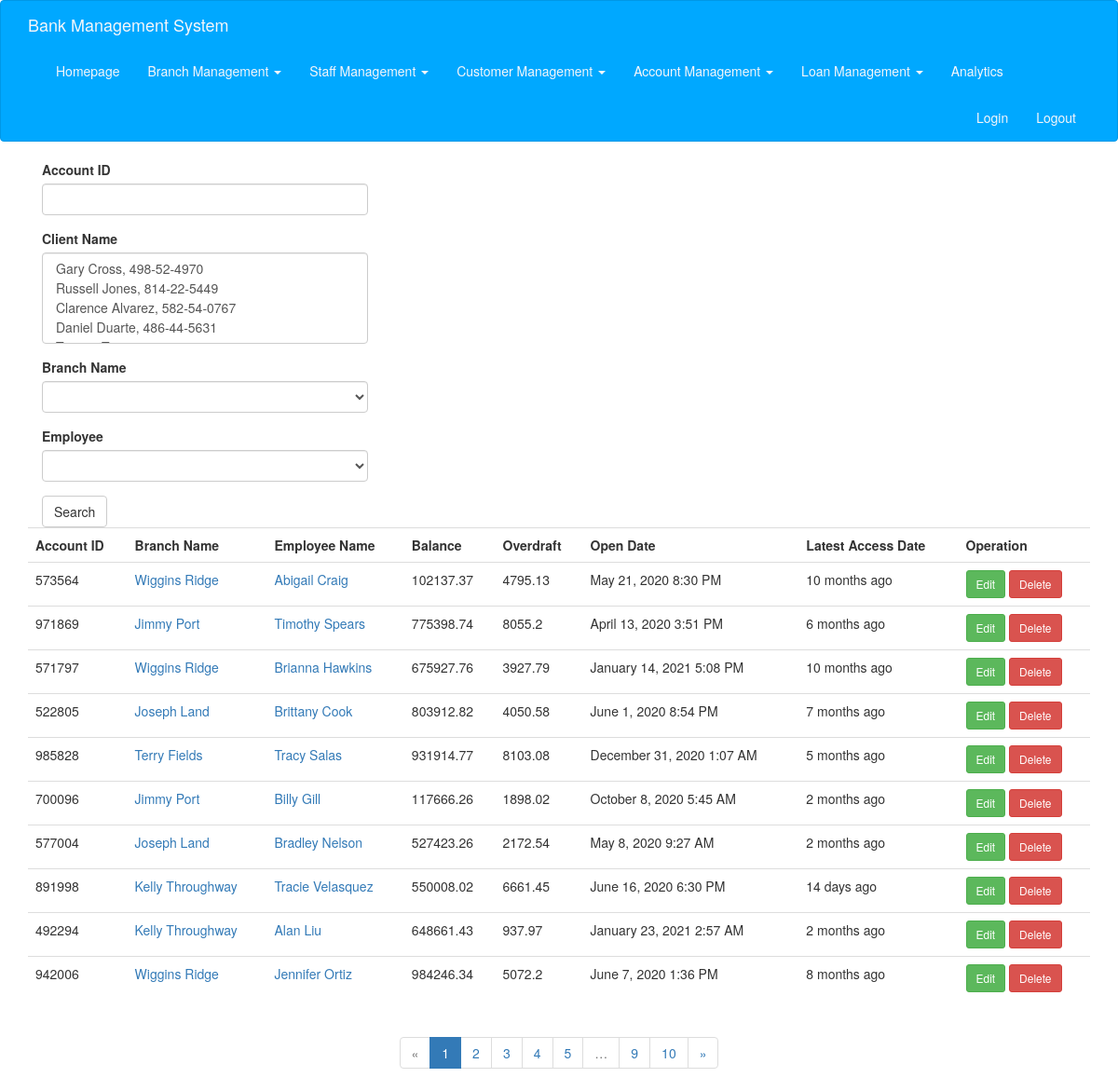
Page /check_account on the earlier database version.
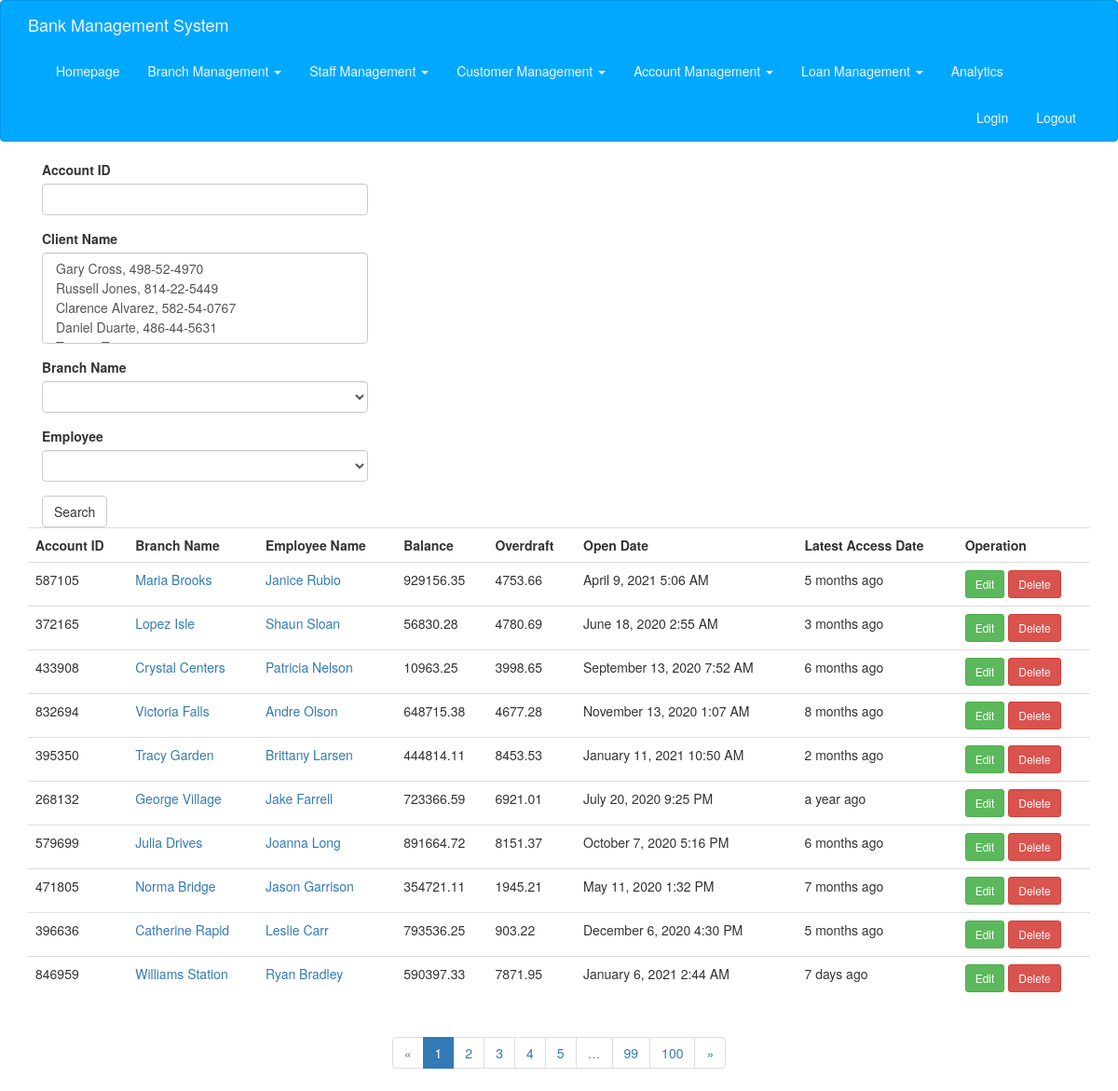
Same page on the later database version.
### app/models.py (models this page shows, shortened)
class CheckAccount(db.Model):
    __tablename__ = 'checks'
    id = db.Column(db.String(20), primary_key=True)
    branch_name = db.Column(db.String(100), db.ForeignKey('branches.name'))
    employee_id = db.Column(db.String(20), db.ForeignKey('employees.id'))
    balance = db.Column(db.Float)
    open_date = db.Column(db.DateTime, default=datetime.utcnow)
    over_draft = db.Column(db.Float)
    last_access_date = db.Column(db.DateTime, default=datetime.utcnow)
    clients = db.relationship(
        'ClientCheck',
        foreign_keys=[ClientCheck.check_id],
        backref=db.backref('check_account', lazy='joined'),
        lazy='dynamic',
        cascade='all, delete-orphan'
    )

class Branch(db.Model):
    __tablename__ = 'branches'
    name = db.Column(db.String(100), primary_key=True)
    city = db.Column(db.String(20))
    asset = db.Column(db.Integer)
    employees = db.relationship('Employee', backref='branch', lazy='dynamic')
    loans = db.relationship('Loan', backref='branch', lazy='dynamic')
    saving_accounts = db.relationship(
        'SavingAccount', backref='branch', lazy='dynamic')
    check_accounts = db.relationship(
        'CheckAccount', backref='branch', lazy='dynamic')

class Employee(db.Model):
    __tablename__ = 'employees'
    id = db.Column(db.String(20), primary_key=True)
    branch_name = db.Column(db.String(100), db.ForeignKey('branches.name'))
    name = db.Column(db.String(20))
    phone = db.Column(db.String(15))
    address = db.Column(db.String(256))
    enroll_date = db.Column(db.Date, default=date.today())
    saving_accounts_managed = db.relationship(
        'SavingAccount', backref='employee', lazy='dynamic')
    check_accounts_managed = db.relationship(
        'CheckAccount', backref='employee', lazy='dynamic')
    loans_managed = db.relationship('Loan', backref='employee', lazy='dynamic')

### app/main/views.py (the view, shortened to what this page needs)
@main.route('/check_account', methods=['GET', 'POST'])
def check_account():
    form = CheckAccountSearchForm()
    query = CheckAccount.query
    search_ca_id = request.cookies.get('search_ca_id', '')
    search_ca_branch_name = request.cookies.get('search_ca_branch_name', '')
    search_ca_employee_id = request.cookies.get('search_ca_employee_id', '')
    search_ca_clients = request.cookies.get('search_ca_clients', '')
    if search_ca_clients != '':
        search_ca_clients = search_ca_clients.split(',')
    else:
        search_ca_clients = []
    if search_ca_id != '':
        query = query.filter_by(id=search_ca_id)
        form.id.data = search_ca_id
    if search_ca_branch_name != '':
        query = query.filter_by(branch_name=search_ca_branch_name)
        form.branch_name.data = search_ca_branch_name
    if search_ca_employee_id != '':
        query = query.filter_by(employee_id=search_ca_employee_id)
        form.employee_id.data = search_ca_employee_id
    if search_ca_clients != []:
        for c_id in search_ca_clients:
            query = query.filter(CheckAccount.clients.any(client_id=c_id))
        form.clients.data = search_ca_clients
    page = request.args.get('page', 1, type=int)
    pagination = query.paginate(
        page, per_page=current_app.config['ITEMS_PER_PAGE'], error_out=False)
    check_accounts = pagination.items
    return render_template('check_account.html', form=form, check_accounts=check_accounts, pagination=pagination)

### app/main/forms.py
class CheckAccountSearchForm(FlaskForm):
    id = StringField("Account ID", validators=[])
    clients = SelectMultipleField("Client Name", validators=[])
    branch_name = SelectField('Branch Name')
    employee_id = SelectField('Employee')
    submit = SubmitField("Search")
    def __init__(self, *args, **kwargs):
        super(CheckAccountSearchForm, self).__init__(*args, **kwargs)
        self.branch_name.choices = [('', '')]
        self.branch_name.choices.extend([(branch.name, branch.name)
                             for branch in Branch.query.all()])
        self.clients.choices = [(client.id, client.name + ', ' + client.id)
                             for client in Client.query.all()]
        self.employee_id.choices = [('', '')]
        self.employee_id.choices.extend([(employee.id, employee.name + ', ' + employee.id)
                             for employee in Employee.query.all()])

### app/templates/check_account.html (shortened to what this page needs)
{% extends "base.html" %}
{% import "bootstrap/wtf.html" as wtf %}
{% import "_macros.html" as macros %}
{% block page_content %}
<div class="col-md-4">
    {{ wtf.quick_form(form) }}
</div>
{% include '_check_account.html' %}
{% if pagination %}
<div class="pagination">
    {{ macros.pagination_widget(pagination, '.check_account') }}
</div>
{% endif %}
{% endblock %}

### app/templates/_check_account.html
<table class="table table-hover">
    <tr>
        <th>Account ID</th>
        <th>Branch Name</th>
        <th>Employee Name</th>
        <th>Balance</th>
        <th>Overdraft</th>
        <th>Open Date</th>
        <th>Latest Access Date</th>
        <th>Operation</th>
    </tr>
    {% for a in check_accounts %}
    <tr>
        <td>{{ a.id }}</td>
        <td><a href="{{ url_for('main.branch_edit', branch_name=a.branch.name) }}">{{ a.branch.name }}</a></td>
        <td><a href="{{ url_for('main.employee_edit', employee_id=a.employee.id) }}">{{ a.employee.name }}</a></td>
        <td>{{ a.balance }}</td>
        <td>{{ a.over_draft }}</td>
        <td>{{ moment(a.open_date).format('LLL') }} </td>
        <td>{{ moment(a.last_access_date).fromNow() }} </td>
        <td>
                <a class="btn btn-success btn-sm" type="buttoon" href="{{ url_for('main.check_account_edit', account_id=a.id) }}">Edit</a>
                <a class="btn btn-danger btn-sm" type="button" href="{{ url_for('main.check_account_delete', account_id=a.id) }}">Delete</a>
        </td>
    </tr>
    {% endfor %}
</table>

Differences in the rows shown:
removed CheckAccount: id "573564", branch.name "Wiggins Ridge", employee.name "Abigail Craig", balance "102137.37", over_draft "4795.13", open_date "May 21, 2020 8:30 PM", last_access_date "10 months ago"
removed CheckAccount: id "971869", branch.name "Jimmy Port", employee.name "Timothy Spears", balance "775398.74", over_draft "8055.2", open_date "April 13, 2020 3:51 PM", last_access_date "6 months ago"
removed CheckAccount: id "571797", branch.name "Wiggins Ridge", employee.name "Brianna Hawkins", balance "675927.76", over_draft "3927.79", open_date "January 14, 2021 5:08 PM", last_access_date "10 months ago"
removed CheckAccount: id "522805", branch.name "Joseph Land", employee.name "Brittany Cook", balance "803912.82", over_draft "4050.58", open_date "June 1, 2020 8:54 PM", last_access_date "7 months ago"
removed CheckAccount: id "985828", branch.name "Terry Fields", employee.name "Tracy Salas", balance "931914.77", over_draft "8103.08", open_date "December 31, 2020 1:07 AM", last_access_date "5 months ago"
removed CheckAccount: id "700096", branch.name "Jimmy Port", employee.name "Billy Gill", balance "117666.26", over_draft "1898.02", open_date "October 8, 2020 5:45 AM", last_access_date "2 months ago"
removed CheckAccount: id "577004", branch.name "Joseph Land", employee.name "Bradley Nelson", balance "527423.26", over_draft "2172.54", open_date "May 8, 2020 9:27 AM", last_access_date "2 months ago"
removed CheckAccount: id "891998", branch.name "Kelly Throughway", employee.name "Tracie Velasquez", balance "550008.02", over_draft "6661.45", open_date "June 16, 2020 6:30 PM", last_access_date "14 days ago"
removed CheckAccount: id "492294", branch.name "Kelly Throughway", employee.name "Alan Liu", balance "648661.43", over_draft "937.97", open_date "January 23, 2021 2:57 AM", last_access_date "2 months ago"
removed CheckAccount: id "942006", branch.name "Wiggins Ridge", employee.name "Jennifer Ortiz", balance "984246.34", over_draft "5072.2", open_date "June 7, 2020 1:36 PM", last_access_date "8 months ago"
added CheckAccount: id "587105", branch.name "Maria Brooks", employee.name "Janice Rubio", balance "929156.35", over_draft "4753.66", open_date "April 9, 2021 5:06 AM", last_access_date "5 months ago"
added CheckAccount: id "372165", branch.name "Lopez Isle", employee.name "Shaun Sloan", balance "56830.28", over_draft "4780.69", open_date "June 18, 2020 2:55 AM", last_access_date "3 months ago"
added CheckAccount: id "433908", branch.name "Crystal Centers", employee.name "Patricia Nelson", balance "10963.25", over_draft "3998.65", open_date "September 13, 2020 7:52 AM", last_access_date "6 months ago"
added CheckAccount: id "832694", branch.name "Victoria Falls", employee.name "Andre Olson", balance "648715.38", over_draft "4677.28", open_date "November 13, 2020 1:07 AM", last_access_date "8 months ago"
added CheckAccount: id "395350", branch.name "Tracy Garden", employee.name "Brittany Larsen", balance "444814.11", over_draft "8453.53", open_date "January 11, 2021 10:50 AM", last_access_date "2 months ago"
added CheckAccount: id "268132", branch.name "George Village", employee.name "Jake Farrell", balance "723366.59", over_draft "6921.01", open_date "July 20, 2020 9:25 PM", last_access_date "a year ago"
added CheckAccount: id "579699", branch.name "Julia Drives", employee.name "Joanna Long", balance "891664.72", over_draft "8151.37", open_date "October 7, 2020 5:16 PM", last_access_date "6 months ago"
added CheckAccount: id "471805", branch.name "Norma Bridge", employee.name "Jason Garrison", balance "354721.11", over_draft "1945.21", open_date "May 11, 2020 1:32 PM", last_access_date "7 months ago"
added CheckAccount: id "396636", branch.name "Catherine Rapid", employee.name "Leslie Carr", balance "793536.25", over_draft "903.22", open_date "December 6, 2020 4:30 PM", last_access_date "5 months ago"
added CheckAccount: id "846959", branch.name "Williams Station", employee.name "Ryan Bradley", balance "590397.33", over_draft "7871.95", open_date "January 6, 2021 2:44 AM", last_access_date "7 days ago"
Other differences:
new list line: "99"
new list line: "100"
list line gone: "9"
list line gone: "10"
